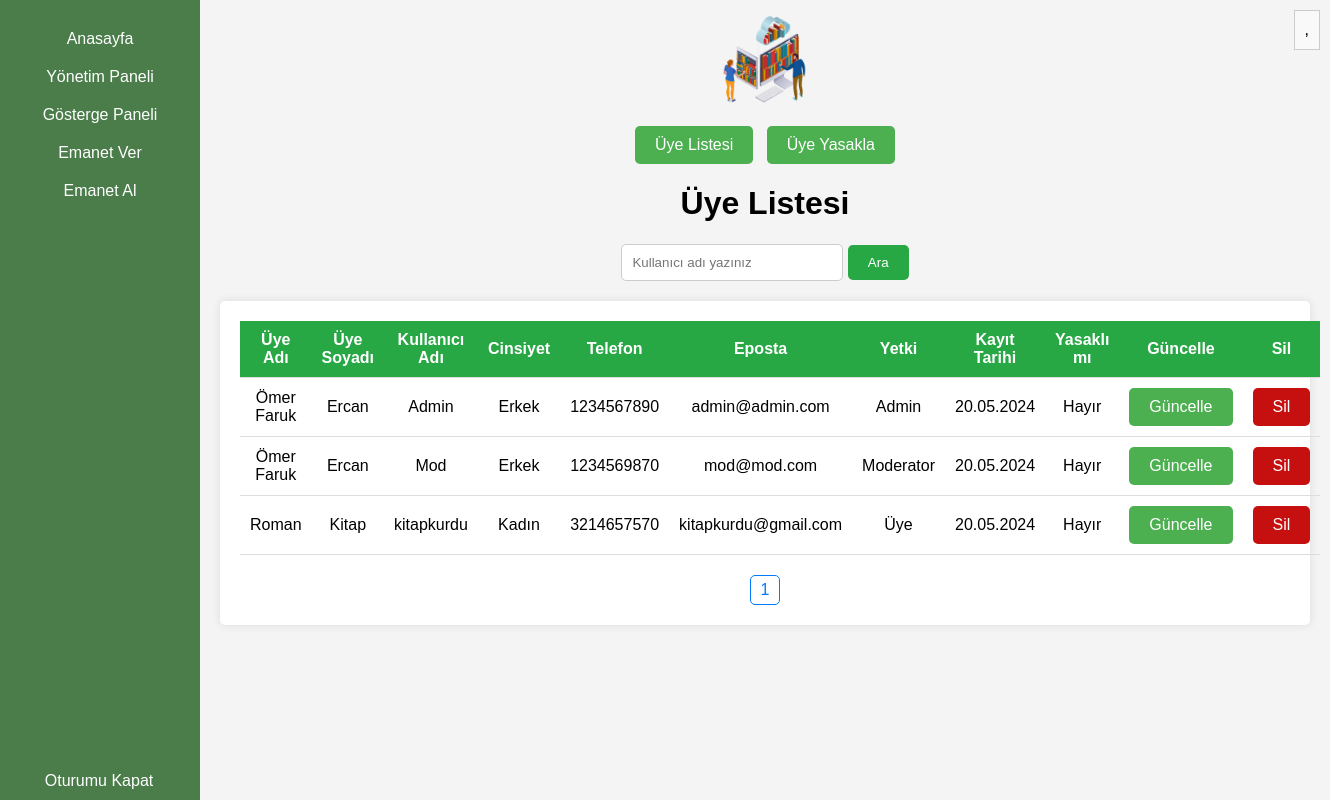
The page /admin/yonetim/uyeislem.php on the database its author committed.
### tables this page shows
CREATE TABLE IF NOT EXISTS `tbl_uyeler` (
  `uye_id` int NOT NULL AUTO_INCREMENT,
  `adres_id` int NOT NULL,
  `uyeAd` varchar(50) NOT NULL,
  `uyeSoyad` varchar(50) NOT NULL,
  `kullaniciAdi` varchar(50) NOT NULL,
  `sifre` varchar(50) NOT NULL,
  `cinsiyet` varchar(6) NOT NULL,
  `telefon` bigint NOT NULL,
  `eposta` varchar(50) NOT NULL,
  `yetki` varchar(50) NOT NULL,
  `kayitTarihi` varchar(50) NOT NULL,
  `yasaklimi` tinyint(1) NOT NULL,
  PRIMARY KEY (`uye_id`),
  UNIQUE KEY `kullaniciAdi` (`kullaniciAdi`)
);

### admin/yonetim/uyeislem.php (the view, shortened to what this page needs)
<!DOCTYPE html>
<html lang="tr">
<head>
    <link rel="stylesheet" type="text/css" href="style.css">
    <link rel="stylesheet" type="text/css" href="../1.css">
</head>
<body>
    <div class="content" style="text-align: center; height: 50px; padding: 10px;">
        <img src="../../logo.png" style="height: 100px;">
        <div class="menu" onclick="toggleMenu()">
            <?php
            echo $_SESSION['kullanici'] . ", ";
            ?>
        </div>
    </div>
    <div class="sidebar">
        <a href="../admin.php">Anasayfa</a>
        <div class="dropdown" onclick="toggleDropdown()">
            <a href="#">Yönetim Paneli</a>
        </div>
        <a href="../gostergepaneli.php">Gösterge Paneli</a>
        <a href="../emanetver.php">Emanet Ver</a>
        <a href="../emanetal.php">Emanet Al</a>
        <a href="../oturumukapat.php" style="bottom: 0; position: fixed; width:168px;">Oturumu Kapat</a>
    </div>
    <div class="content" style="text-align: center; vertical-align: middle; max-width:100%; max-height:100%;">
        <br><br>
        <a href="uyelistesi.php" class="custom-button">Üye Listesi</a>&nbsp;&nbsp;
        <a href="uyeler.php" class="custom-button">Üye Yasakla</a>
        <h1>Üye Listesi</h1>
        <form action="uyeler.php" method="post">
            <input type="text" id="user-name" name="uye_arama" placeholder="Kullanıcı adı yazınız">
            <button id="search-button">Ara</button>
        </form>
        <div class="container">
            <?php
            $servername = "localhost";
            $username = "root";
            $password = "";
            $dbname = "kutuphane";
            $conn = new mysqli($servername, $username, $password, $dbname);
            $page = isset($_GET['page']) ? $_GET['page'] : 1;
            $per_page = 25;
            $start_from = ($page - 1) * $per_page;
            if (isset($_POST['uye_arama'])) {
                $uye_arama = trim($_POST['uye_arama']);
                $sql = "SELECT tbl_uyeler.uye_id, tbl_uyeler.adres_id, tbl_uyeler.uyeAd, tbl_uyeler.uyeSoyad, tbl_uyeler.kullaniciAdi,
                tbl_uyeler.sifre, tbl_uyeler.cinsiyet, tbl_uyeler.telefon, tbl_uyeler.eposta, tbl_uyeler.yetki, tbl_uyeler.kayitTarihi,
                tbl_uyeler.yasaklimi, adresler.mahalle, adresler.cadde, adresler.sokak, adresler.binaNo, adresler.kapiNo,
                adresler.ilce, adresler.il FROM tbl_uyeler, adresler WHERE tbl_uyeler.adres_id = adresler.adres_id AND
                kullaniciAdi LIKE '%" . $uye_arama . "%'
                LIMIT $start_from, $per_page";
                $result = $conn->query($sql);
                echo "<table>";
                echo "<thead>";
                echo "<tr>";
                echo "<th>Üye Adı</th>";
                echo "<th>Üye Soyadı</th>";
                echo "<th>Kullanıcı Adı</th>";
                echo "<th>Cinsiyet</th>";
                echo "<th>Telefon</th>";
                echo "<th>Eposta</th>";
                echo "<th>Yetki</th>";
                echo "<th>Kayıt Tarihi</th>";
                echo "<th>Yasaklı mı</th>";
                echo "<th>Güncelle</th>";
                echo "<th>Sil</th>";
                echo "</tr>";
                echo "</thead>";
                echo "<tbody>";
                if ($result->num_rows > 0) {
                    while ($row = $result->fetch_assoc()) {
                        if ($row["yasaklimi"] == 0) $yasaklimi = "Hayır";
                        else $yasaklimi = "Evet";
                        echo "<tr>";
                        echo "<td>" . $row["uyeAd"] . "</td>";
                        echo "<td>" . $row["uyeSoyad"] . "</td>";
                        echo "<td>" . $row["kullaniciAdi"] . "</td>";
                        echo "<td>" . $row["cinsiyet"] . "</td>";
                        echo "<td>" . $row["telefon"] . "</td>";
                        echo "<td>" . $row["eposta"] . "</td>";
                        echo "<td>" . $row["yetki"] . "</td>";
                        echo "<td>" . $row["kayitTarihi"] . "</td>";
                        echo "<td>" . $yasaklimi . "</td>";
                        echo "<td><a href='uyeguncelle.php?uye_id=" . $row["uye_id"] . "&adres_id=" . $row["adres_id"] . "
                        &uyeAd=" . $row["uyeAd"] . "&uyeSoyad=" . $row["uyeSoyad"] . "&kullaniciAdi=" . $row["kullaniciAdi"] . "
                        &sifre=" . $row["sifre"] . "&cinsiyet=" . $row["cinsiyet"] . "&telefon=" . $row["telefon"] . "
                        &eposta=" . $row["eposta"] . "&yetki=" . $row["yetki"] . "&kayitTarihi=" . $row["kayitTarihi"] . "
                        &yasaklimi=" . $row["yasaklimi"] . "&mahalle=" . $row["mahalle"] . "&cadde=" . $row["cadde"] . "&sokak=" . $row["sokak"] . "
                        &binaNo=" . $row["binaNo"] . "&kapiNo=" . $row["kapiNo"] . "&ilce=" . $row["ilce"] . "&il=" . $row["il"] . "
                        ' class='custom-button'>Güncelle</a></td>";
                        echo "<td><a href='uyesil.php?kullaniciAdi=" . $row["kullaniciAdi"] . "&adres_id=" . $row["adres_id"] . "' class='custom-button1'>Sil</a></td>";
                        echo "</tr>";
                    }
                } else {
                    echo "<tr><td colspan='9'>Veri bulunamadı.</td></tr>";
                }
                echo "</tbody>";
                echo "</table>";
                $sql = "SELECT COUNT(*) AS total FROM tbl_uyeler WHERE kullaniciAdi LIKE '%" . $uye_arama . "%'";
                $result = $conn->query($sql);
                $row = $result->fetch_assoc();
                $total_pages = ceil($row["total"] / $per_page);
                echo "<div class='pagination'>";
                for ($i = 1; $i <= $total_pages; $i++) {
                    echo "<a href='?page=$i'>$i</a>";
                }
                echo "</div>";
                $conn->close();
            } else {
                $sql = "SELECT tbl_uyeler.uye_id, tbl_uyeler.adres_id, tbl_uyeler.uyeAd, tbl_uyeler.uyeSoyad, tbl_uyeler.kullaniciAdi,
                tbl_uyeler.sifre, tbl_uyeler.cinsiyet, tbl_uyeler.telefon, tbl_uyeler.eposta, tbl_uyeler.yetki, tbl_uyeler.kayitTarihi,
                tbl_uyeler.yasaklimi, adresler.mahalle, adresler.cadde, adresler.sokak, adresler.binaNo, adresler.kapiNo,
                adresler.ilce, adresler.il FROM tbl_uyeler, adresler WHERE tbl_uyeler.adres_id = adresler.adres_id
                LIMIT $start_from, $per_page";
                $result = $conn->query($sql);
                echo "<table>";
                echo "<thead>";
                echo "<tr>";
                echo "<th>Üye Adı</th>";
                echo "<th>Üye Soyadı</th>";
                echo "<th>Kullanıcı Adı</th>";
                echo "<th>Cinsiyet</th>";
                echo "<th>Telefon</th>";
                echo "<th>Eposta</th>";
                echo "<th>Yetki</th>";
                echo "<th>Kayıt Tarihi</th>";
                echo "<th>Yasaklı mı</th>";
                echo "<th>Güncelle</th>";
                echo "<th>Sil</th>";
                echo "</tr>";
                echo "</thead>";
                echo "<tbody>";
                if ($result->num_rows > 0) {
                    while ($row = $result->fetch_assoc()) {
                        if ($row["yasaklimi"] == 0) $yasaklimi = "Hayır";
                        else $yasaklimi = "Evet";
                        echo "<tr>";
                        echo "<td>" . $row["uyeAd"] . "</td>";
                        echo "<td>" . $row["uyeSoyad"] . "</td>";
                        echo "<td>" . $row["kullaniciAdi"] . "</td>";
                        echo "<td>" . $row["cinsiyet"] . "</td>";
                        echo "<td>" . $row["telefon"] . "</td>";
                        echo "<td>" . $row["eposta"] . "</td>";
                        echo "<td>" . $row["yetki"] . "</td>";
                        echo "<td>" . $row["kayitTarihi"] . "</td>";
                        echo "<td>" . $yasaklimi . "</td>";
                        echo "<td><a href='uyeguncelle.php?uye_id=" . $row["uye_id"] . "&adres_id=" . $row["adres_id"] . "
                        &uyeAd=" . $row["uyeAd"] . "&uyeSoyad=" . $row["uyeSoyad"] . "&kullaniciAdi=" . $row["kullaniciAdi"] . "
                        &sifre=" . $row["sifre"] . "&cinsiyet=" . $row["cinsiyet"] . "&telefon=" . $row["telefon"] . "
                        &eposta=" . $row["eposta"] . "&yetki=" . $row["yetki"] . "&kayitTarihi=" . $row["kayitTarihi"] . "
                        &yasaklimi=" . $row["yasaklimi"] . "&mahalle=" . $row["mahalle"] . "&cadde=" . $row["cadde"] . "&sokak=" . $row["sokak"] . "
                        &binaNo=" . $row["binaNo"] . "&kapiNo=" . $row["kapiNo"] . "&ilce=" . $row["ilce"] . "&il=" . $row["il"] . "
                        ' class='custom-button'>Güncelle</a></td>";
                        echo "<td><a href='uyesil.php?kullaniciAdi=" . $row["kullaniciAdi"] . "&adres_id=" . $row["adres_id"] . "' class='custom-button1'>Sil</a></td>";
                        echo "</tr>";
                    }
                } else {
                    echo "<tr><td colspan='9'>Veri bulunamadı.</td></tr>";
                }
                echo "</tbody>";
                echo "</table>";
                $sql = "SELECT COUNT(*) AS total FROM tbl_uyeler";
                $result = $conn->query($sql);
                $row = $result->fetch_assoc();
                $total_pages = ceil($row["total"] / $per_page);
                echo "<div class='pagination'>";
                for ($i = 1; $i <= $total_pages; $i++) {
                    echo "<a href='?page=$i'>$i</a>";
                }
                echo "</div>";
            }
            ?>
        </div>
    </div>
</body>
</html>

### admin/yonetim/style.css (style rules this page uses)
body { font-family: Arial, sans-serif; background-color: #f2f7f1; margin: 0; padding: 0; overflow-x: hidden; }
.sidebar { background-color: #4a7d4a; position: fixed; top: 0; left: 0; height: 100%; width: 200px; padding-top: 20px; text-align: center; }
.sidebar a { color: white; text-decoration: none; padding: 10px 15px; display: block; font-size: 16px; }
.dropdown { position: relative; width: 100%; cursor: pointer; }
.content { margin-left: 200px; padding: 20px; }

### admin/1.css (style rules this page uses)
body { font-family: Arial, sans-serif; margin: 0; padding: 0; background-color: #f4f4f4; }
input { padding: 10px; width: 200px; border: 1px solid #ccc; border-radius: 5px; }
button { padding: 10px 20px; background-color: #28a745; color: white; border: none; border-radius: 5px; cursor: pointer; transition: background-color 0.3s; }

### admin/yonetim/uyeislem.php (style rules this page uses)
.menu { position: absolute; top: 10px; right: 10px; cursor: pointer; padding: 10px; border: 1px solid #ccc; background-color: #f9f9f9; transition: background-color 0.3s; }
.container { max-width: 1300px; margin: 20px auto; padding: 20px; background-color: #fff; border-radius: 5px; box-shadow: 0 0 10px rgba(0, 0, 0, 0.1); }
table { width: 100%; border-collapse: collapse; margin-bottom: 20px; }
table th, table td { padding: 10px; border-bottom: 1px solid #ddd; }
table th { background-color: #28a745; color: #fff; }
.pagination { text-align: center; }
.pagination a { display: inline-block; padding: 5px 10px; margin: 0 5px; color: #007bff; border: 1px solid #007bff; border-radius: 5px; text-decoration: none; }
.custom-button { display: inline-block; padding: 10px 20px; background-color: #4CAF50; color: white; text-align: center; text-decoration: none; font-size: 16px; border-radius: 5px; border: none; cursor: pointer; transition: background-color 0.3s ease; }
.custom-button1 { display: inline-block; padding: 10px 20px; background-color: rgb(198, 15, 15); color: white; text-align: center; text-decoration: none; font-size: 16px; border-radius: 5px; border: none; cursor: pointer; transition: background-color 0.3s ease; }

### rows shown on the page
tbl_uyeler: uyeAd "Ömer Faruk", uyeSoyad "Ercan", kullaniciAdi "Admin", cinsiyet "Erkek", telefon "1234567890", eposta "admin@admin.com", yetki "Admin", kayitTarihi "20.05.2024", yasaklimi "Hayır"
tbl_uyeler: uyeAd "Ömer Faruk", uyeSoyad "Ercan", kullaniciAdi "Mod", cinsiyet "Erkek", telefon "1234569870", eposta "mod@mod.com", yetki "Moderator", kayitTarihi "20.05.2024", yasaklimi "Hayır"
tbl_uyeler: uyeAd "Roman", uyeSoyad "Kitap", kullaniciAdi "kitapkurdu", cinsiyet "Kadın", telefon "3214657570", eposta "kitapkurdu@gmail.com", yetki "Üye", kayitTarihi "20.05.2024", yasaklimi "Hayır"
